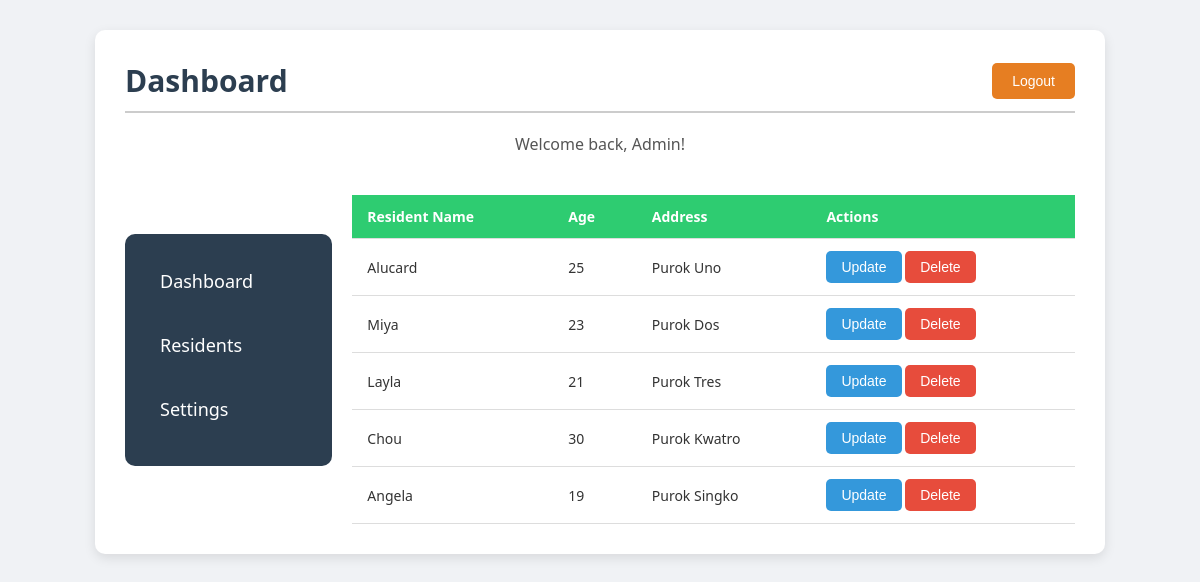
/dashboard.php (signed in), run on the app's committed database.
### tables this page shows
CREATE TABLE `residents` (
  `id` int(11) NOT NULL,
  `resident_name` varchar(100) DEFAULT NULL,
  `age` int(11) DEFAULT NULL,
  `address` varchar(100) DEFAULT NULL
);

### dashboard.php (the view, shortened to what this page needs)
<!DOCTYPE html>
<html>
<head>
</head>
<body>
  <div class="table-container">
    <div class="header">
      <h1>Dashboard</h1>
      <button class="logout-btn" onclick="window.location.href='logout.php'">Logout</button>
    </div>
    <p class="subtitle">Welcome back, Admin!</p>
    <div class="sidebar-container">
      <div class="sidebar">
        <a href="dashboard.php">Dashboard</a>
        <a href="#">Residents</a>
        <a href="#">Settings</a>
      </div>
      <table>
        <thead>
          <tr>
            <th>Resident Name</th>
            <th>Age</th>
            <th>Address</th>
            <th>Actions</th>
          </tr>
        </thead>
        <tbody>
          <?php
          include 'db.php';
          $sql = "SELECT id, resident_name, age, address FROM residents";
          $result = $conn->query($sql);
          if ($result->num_rows > 0):
            while ($row = $result->fetch_assoc()):
          ?>
              <tr>
                <td><?= htmlspecialchars($row['resident_name']) ?></td>
                <td><?= htmlspecialchars($row['age']) ?></td>
                <td><?= htmlspecialchars($row['address']) ?></td>
                <td>
                  <button class="update-btn">
                    <a href="edit.php?edit=<?= $row['id'] ?>" style="color: white; text-decoration: none;">Update</a>
                  </button>
                  <button class="delete-btn" onclick="if(confirm('Are you sure you want to delete this resident?')) window.location.href='delete.php?id=<?= $row['id'] ?>'">Delete</button>
                </td>
              </tr>
            <?php
            endwhile;
          else:
            ?>
            <tr>
              <td colspan="4">No residents found</td>
            </tr>
          <?php endif; ?>
        </tbody>
      </table>
    </div>
  </div>
</body>
</html>

### dashboard.php (style rules this page uses)
body { font-family: 'Segoe UI', Tahoma, Geneva, Verdana, sans-serif; margin: 0; padding: 0; background-color: #f0f2f5; color: #333; }
.sidebar-container { display: flex; justify-content: flex-start; align-items: center; }
.sidebar { display: flex; flex-direction: column; padding: 20px; background-color: #2c3e50; color: white; border-radius: 10px; margin-right: 20px; width: 220px; }
.sidebar a { text-decoration: none; color: white; padding: 15px; font-size: 18px; margin-bottom: 10px; border-radius: 5px; transition: background-color 0.3s ease; }
.table-container { background-color: #fff; padding: 30px; border-radius: 10px; box-shadow: 0 4px 12px rgba(0, 0, 0, 0.1); margin: 30px auto; max-width: 950px; }
.header { display: flex; justify-content: space-between; align-items: center; margin-bottom: 20px; padding-bottom: 10px; border-bottom: 2px solid #ccc; }
h1 { color: #2c3e50; font-size: 30px; margin: 0; }
.logout-btn { background-color: #e67e22; color: white; border: none; padding: 10px 20px; border-radius: 5px; font-size: 14px; cursor: pointer; transition: background-color 0.3s ease; }
p.subtitle { text-align: center; font-size: 16px; margin: 20px 0; color: #555; }
table { width: 100%; border-collapse: collapse; margin-top: 20px; }
thead { background-color: #2ecc71; color: white; }
th, td { padding: 12px 15px; border-bottom: 1px solid #ddd; text-align: left; font-size: 14px; }
.update-btn, .delete-btn { padding: 8px 15px; border: none; border-radius: 5px; color: white; font-size: 14px; cursor: pointer; transition: background-color 0.3s ease; }
.update-btn { background-color: #3498db; }
.delete-btn { background-color: #e74c3c; }

### data on the page
residents: resident_name "Alucard", age "25", address "Purok Uno"
residents: resident_name "Miya", age "23", address "Purok Dos"
residents: resident_name "Layla", age "21", address "Purok Tres"
residents: resident_name "Chou", age "30", address "Purok Kwatro"
residents: resident_name "Angela", age "19", address "Purok Singko"
